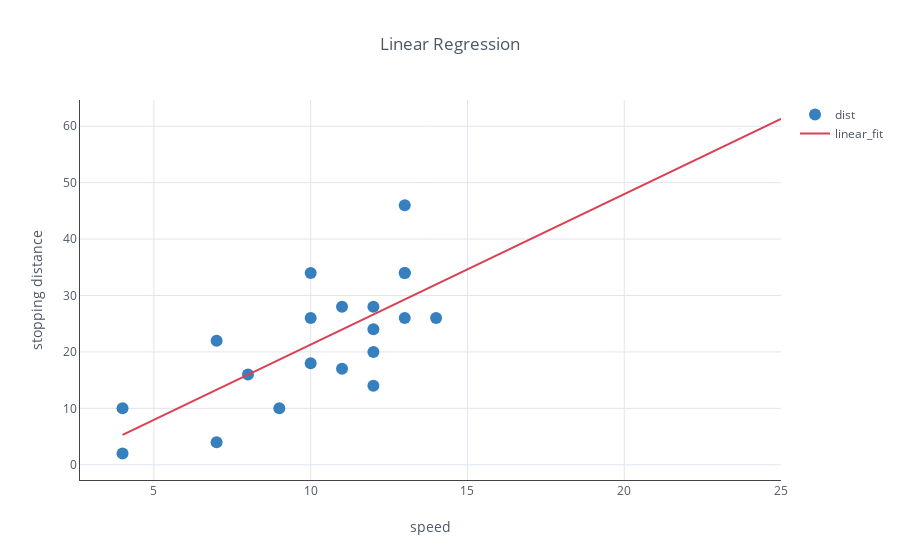

Notebook code for this chart:
### Code cell
iplot(scatter_fig)

### Figure 1 — Plotly figure (JSON) as saved in the notebook; plotly's stock layout.template omitted (floating-point values rounded to 4 significant figures)
{"data": [{"line": {"color": "rgba(55, 128, 191, 1.0)", "dash": "solid", "width": 1.3}, "marker": {"size": 12, "symbol": "dot"}, "mode": "markers", "name": "dist", "text": "", "type": "scatter", "x": [4, 4, 7, 7, 8, 9, 10, 10, 10, 11, 11, 12, 12, 12, 12, 13, 13, 13, 13, 14], "y": [2, 10, 4, 22, 16, 10, 18, 26, 34, 17, 28, 14, 20, 24, 28, 26, 34, 34, 46, 26]}, {"line": {"color": "rgba(219, 64, 82, 1.0)", "dash": "solid", "width": 2}, "mode": "lines", "name": "linear_fit", "text": "", "type": "scatter", "x": [4, 4, 7, 7, 8, 9, 10, 10, 10, 11, 11, 12, 12, 12, 12, 13, 13, 13, 13, 14, 14, 14, 14, 15, 15, 15, 16, 16, 17, 17, 17, 18, 18, 18, 18, 19, 19, 19, 20, 20, 20, 20, 20, 22, 23, 24, 24, 24, 24, 25], "y": [5.286, 5.286, 13.28, 13.28, 15.95, 18.62, 21.28, 21.28, 21.28, 23.95, 23.95, 26.62, 26.62, 26.62, 26.62, 29.28, 29.28, 29.28, 29.28, 31.95, 31.95, 31.95, 31.95, 34.61, 34.61, 34.61, 37.28, 37.28, 39.95, 39.95, 39.95, 42.61, 42.61, 42.61, 42.61, 45.28, 45.28, 45.28, 47.95, 47.95, 47.95, 47.95, 47.95, 53.28, 55.94, 58.61, 58.61, 58.61, 58.61, 61.28]}], "layout": {"legend": {"bgcolor": "#FFFFFF", "font": {"color": "#4D5663"}}, "paper_bgcolor": "#FFFFFF", "plot_bgcolor": "#FFFFFF", "title": "Linear Regression", "titlefont": {"color": "#4D5663"}, "xaxis1": {"gridcolor": "#E1E5ED", "showgrid": true, "showline": true, "tickfont": {"color": "#4D5663"}, "title": "speed", "titlefont": {"color": "#4D5663"}, "zerolinecolor": "#E1E5ED"}, "yaxis1": {"gridcolor": "#E1E5ED", "showgrid": true, "showline": true, "tickfont": {"color": "#4D5663"}, "title": "stopping distance", "titlefont": {"color": "#4D5663"}, "zerolinecolor": "#E1E5ED"}}}
